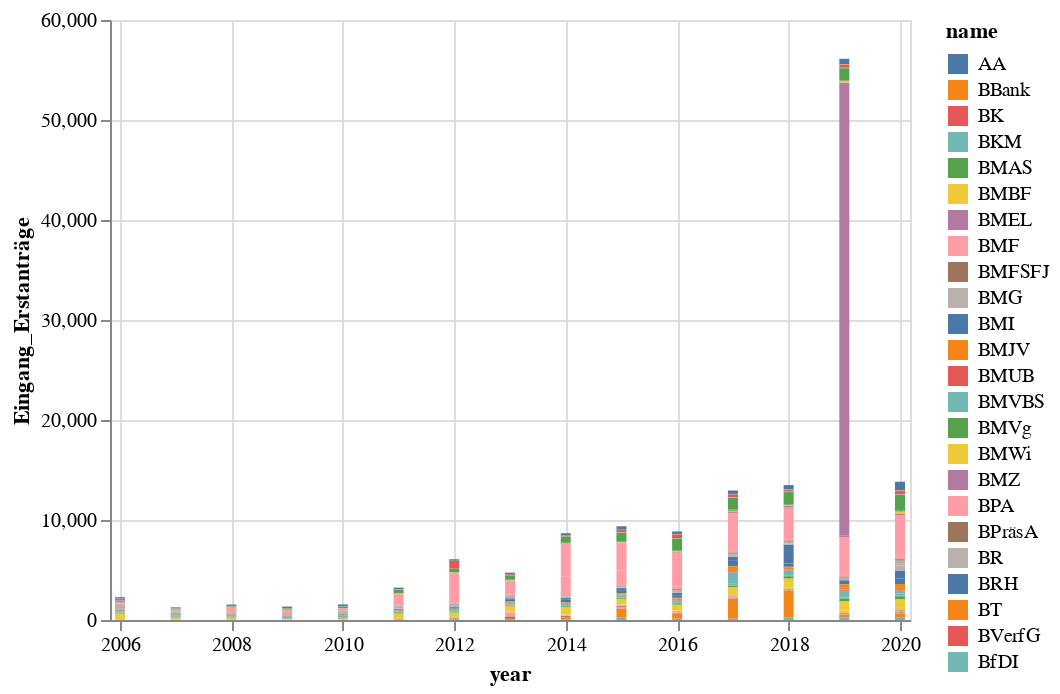

Source (notebook cell):
### Code cell
alt.Chart(df).mark_bar().encode(
    color='name',
    x='year',
    y='Eingang_Erstanträge',
    tooltip='name'
).interactive()

### Figure 1 — Vega-Lite specification as saved in the notebook (floating-point values rounded to 4 significant figures; data arrays with more than 128 entries replaced by an {"elided": "..."} marker saying what was removed)
{"config": {"view": {"continuousWidth": 400, "continuousHeight": 300}}, "data": {"name": "data-c0b0eb55886cb880db7033ea87330bef"}, "mark": "bar", "encoding": {"color": {"type": "nominal", "field": "name"}, "tooltip": {"type": "nominal", "field": "name"}, "x": {"type": "temporal", "field": "year"}, "y": {"type": "quantitative", "field": "Eingang_Erstanträge"}}, "selection": {"selector007": {"type": "interval", "bind": "scales", "encodings": ["x", "y"]}}, "$schema": "https://vega.github.io/schema/vega-lite/v4.8.1.json", "datasets": {"data-c0b0eb55886cb880db7033ea87330bef": {"elided": "542 records"}}}
